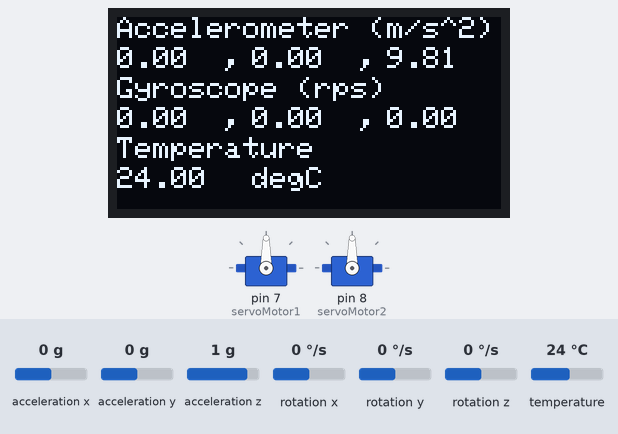
The sketch below on a simulated Arduino Mega 2560, built with avr-gcc and run on an emulated ATmega2560. Parts: 2 × servo, 128×64 one-colour display. Inputs (shaded band) come from the test bench; at power-on: rotation x 0 °/s, rotation y 0 °/s, acceleration x 0 g, acceleration y 0 g, acceleration z 1 g, rotation z 0 °/s, temperature 24 °C. Storage starts empty; what the sketch prints to the serial monitor is not drawn.

Above: at 1.2 s.
1.3 s: rotation x set to -192 °/s
At 3.4 s:
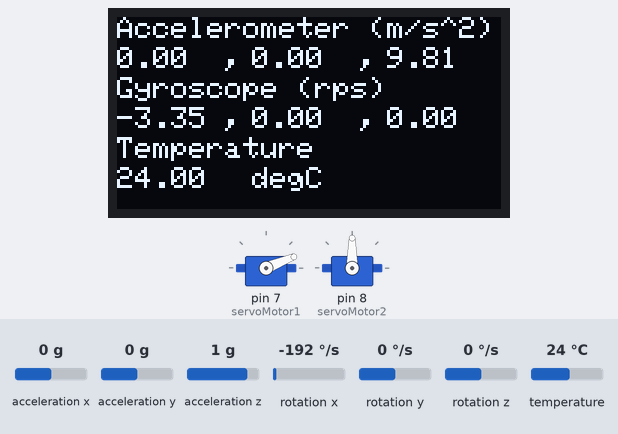
3.7 s: rotation y set to -192 °/s
At 5.6 s:
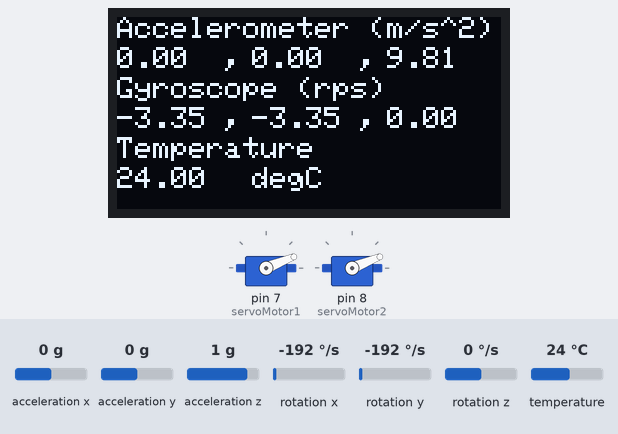
5.9 s: rotation x set to -100 °/s
At 7.0 s:
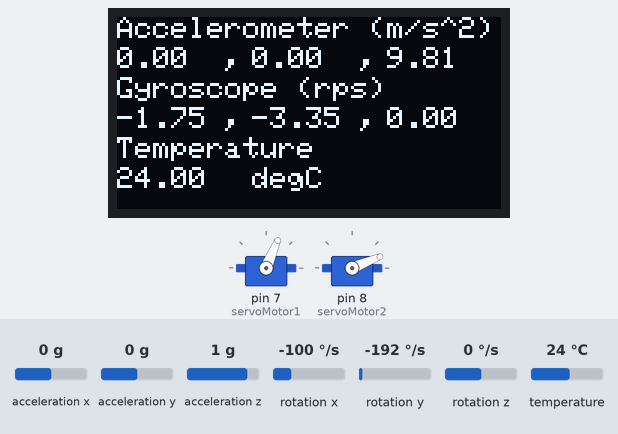
8.0 s: rotation y set to -100 °/s
At 9.4 s:
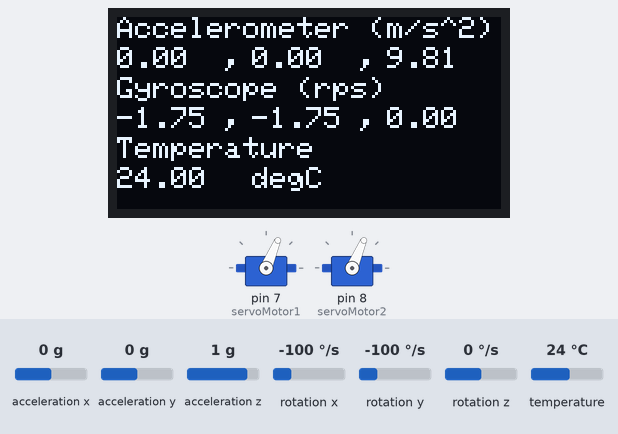
10.2 s: rotation x set to 0 °/s
At 11.8 s:
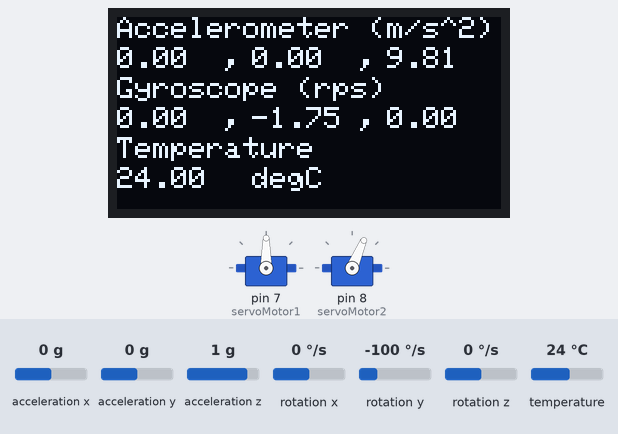
12.3 s: rotation y set to 100 °/s
At 14.3 s:
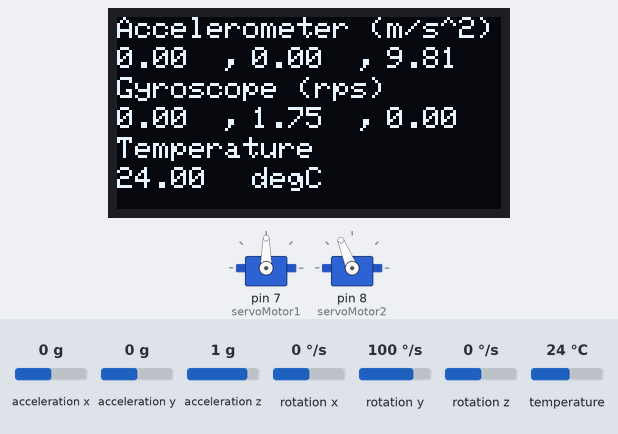
Timing chart, 0 to 15.5 s (numbered marks = the images above; inputs shaded):
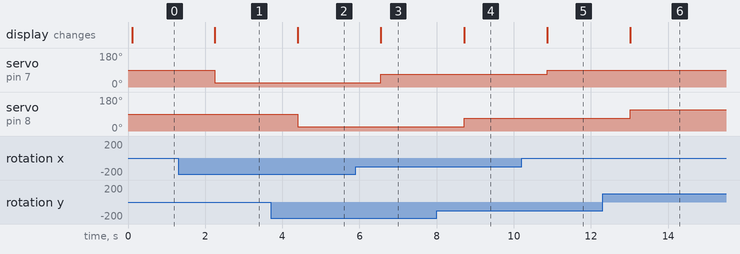

The sketch:

sketch.ino
```cpp
#include <Wire.h> // I2C haberleşme kütüphanesi
#include <Adafruit_GFX.h> // Grafik kütüphanesi
#include <Adafruit_SSD1306.h> // SSD1306 ekran kontrol kütüphanesi
#include <Adafruit_MPU6050.h> // MPU6050 ivmeölçer/gyro sensörü kütüphanesi
#include <Adafruit_Sensor.h> // Adafruit sensör kütüphanesi
#include <Servo.h> // Servo motor kontrol kütüphanesi
#include <SD.h> // SD kart kütüphanesi

const int chipSelect = 53; // SD kart seçimi

#define SCREEN_WIDTH 128 // Ekran genişliği
#define SCREEN_HEIGHT 64 // Ekran yüksekliği

Adafruit_MPU6050 mpu; // MPU6050 nesnesi oluşturulması

Adafruit_SSD1306 display(SCREEN_WIDTH, SCREEN_HEIGHT, &Wire, -1); // SSD1306 ekran nesnesi oluşturulması

Servo servoMotor1; // 1. servo motor nesnesi
int servoMin1 = 0; // 1. servo motor için minimum açı
int servoMax1 = 180; // 1. servo motor için maksimum açı
Servo servoMotor2; // 2. servo motor nesnesi
int servoMin2 = 0; // 2. servo motor için minimum açı
int servoMax2 = 180; // 2. servo motor için maksimum açı

void setup() {
  Serial.begin(115200); // Seri haberleşme başlatılıyor

  while (!Serial) {
    ; // Seri bağlantı bekleniyor
  }

  servoMotor1.attach(7); // 1. servo motor pinine bağlanıyor
  servoMotor2.attach(8); // 2. servo motor pinine bağlanıyor

  if(!display.begin(SSD1306_SWITCHCAPVCC, 0x3C)) {
    Serial.println(F("SSD1306 initialization failed")); // Ekran başlatılamadı uyarısı
    while(true);
  }

  Serial.println("Adafruit MPU6050 test!"); // MPU6050 test mesajı

  // İvmeölçer/gyro başlatılıyor
  if (!mpu.begin()) {
    Serial.println("Failed to find MPU6050 chip"); // MPU6050 bulunamadı uyarısı
    while (1) {
      delay(10);
    }
  }
  Serial.println("MPU6050 Found!"); // MPU6050 bulundu mesajı

  mpu.setAccelerometerRange(MPU6050_RANGE_8_G); // İvmeölçer aralığı ayarlanıyor

  Serial.println("Initializing SD card..."); // SD kart başlatılıyor mesajı

  // SD kart başlatılıyor
  if (!SD.begin(chipSelect)) {
    Serial.println("SD card initialization failed."); // SD kart başlatılamadı uyarısı
    return;
  }
  Serial.println("SD card initialized successfully."); // SD kart başlatıldı mesajı
}

void loop() {
  sensors_event_t a, g, temp;
  mpu.getEvent(&a, &g, &temp); // Sensör verileri alınıyor

  // Ekran temizleniyor ve veriler yazdırılıyor
  display.clearDisplay();
  display.setTextSize(1);
  display.setTextColor(WHITE);
  display.setCursor(0, 0);
  display.print("Accelerometer (m/s^2)");

  display.setTextSize(1);
  display.setTextColor(WHITE);
  display.setCursor(0, 10);
  display.print(a.acceleration.x);
  display.setCursor(35, 10);
  display.print(",");
  display.setCursor(45, 10);
  display.print(a.acceleration.y);
  display.setCursor(80, 10);
  display.print(",");
  display.setCursor(90, 10);
  display.print(a.acceleration.z);

  display.setTextSize(1);
  display.setTextColor(WHITE);
  display.setCursor(0, 20);
  display.print("Gyroscope (rps)");

  display.setTextSize(1);
  display.setTextColor(WHITE);
  display.setCursor(0, 30);
  display.print(g.gyro.x);
  int servoPos1 = map(g.gyro.x, -4.3, +4.3, servoMin1, servoMax1); // 1. servo motor pozisyonu hesaplanıyor
  servoMotor1.write(servoPos1); // 1. servo motor hareket ettiriliyor
  display.setCursor(35, 30);
  display.print(",");
  display.setCursor(45, 30);
  display.print(g.gyro.y);
  int servoPos2 = map(g.gyro.y, -4.3, +4.3, servoMin2, servoMax2); // 2. servo motor pozisyonu hesaplanıyor
  servoMotor2.write(servoPos2); // 2. servo motor hareket ettiriliyor
  display.setCursor(80, 30);
  display.print(",");
  display.setCursor(90, 30);
  display.print(g.gyro.z);

  display.setTextSize(1);
  display.setTextColor(WHITE);
  display.setCursor(0, 40);
  display.print("Temperature ");

  display.setTextSize(1);
  display.setTextColor(WHITE);
  display.setCursor(0, 50);
  display.print(temp.temperature);
  display.setCursor(45, 50);
  display.print("degC");

  display.display();

  File dataFile = SD.open("mpu6050.txt", FILE_WRITE); // SD karta yazma modunda dosya açılıyor

  if (dataFile) {
    // Veriler dosyaya yazılıyor
    dataFile.println("Accelerometer (m/s^2)");
    dataFile.print(a.acceleration.x);
    dataFile.print(", ");
    dataFile.print(a.acceleration.y);
    dataFile.print(", ");
    dataFile.println(a.acceleration.z);

    dataFile.println("Gyroscope (rps)");
    dataFile.print(g.gyro.x);
    dataFile.print(", ");
    dataFile.print(g.gyro.y);
    dataFile.print(", ");
    dataFile.print(g.gyro.z);

    dataFile.println("Temperature ");
    dataFile.print(temp.temperature);
    dataFile.println(" degC");

    dataFile.println("*******************************************");

    dataFile.close();
  }
  else {
    Serial.println("Error opening file."); // Dosya açılamadı uyarısı
  }
  delay(1000); // 1 saniye bekle

  File dataFile2 = SD.open("mpu6050.txt", FILE_READ); // SD karta okuma modunda dosya açılıyor

  if (dataFile2) {
    while (dataFile2.available()) { // Dosya okunuyor
      Serial.write(dataFile2.read());
    }
    dataFile2.close(); // Dosya kapatılıyor
  }
  else {
    Serial.println("Error opening file."); // Dosya açılamadı uyarısı
  }

  SD.remove("mpu6050.txt"); // Dosya siliniyor
}
```

Measured:
- after the input at 1.3 s, servo on pin 7 (servoMotor1): 90° → 22° after 0.95 s; the display: changes after 0.95 s (image 1)
- after the input at 3.7 s, servo on pin 8 (servoMotor2): 90° → 22° after 0.70 s; the display: changes after 0.70 s (image 2)
- after the input at 5.9 s, servo on pin 7 (servoMotor1): 22° → 67° after 0.66 s; the display: changes after 0.66 s (image 3)
- after the input at 8.0 s, servo on pin 8 (servoMotor2): 22° → 67° after 0.71 s; the display: changes after 0.71 s (image 4)
- after the input at 10.2 s, servo on pin 7 (servoMotor1): 67° → 90° after 0.67 s; the display: changes after 0.67 s (image 5)
- after the input at 12.3 s, servo on pin 8 (servoMotor2): 67° → 112° after 0.72 s; the display: changes after 0.72 s (image 6)
